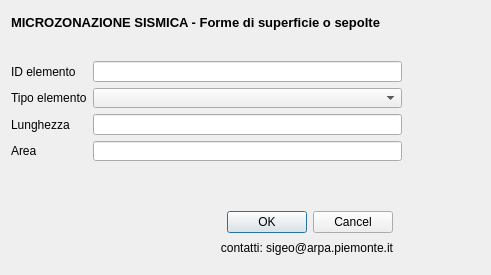
<?xml version="1.0" encoding="UTF-8"?>
<ui version="4.0">
 <class>Dialog</class>
 <widget class="QDialog" name="Dialog">
  <property name="geometry">
   <rect>
    <x>0</x>
    <y>0</y>
    <width>491</width>
    <height>275</height>
   </rect>
  </property>
  <property name="minimumSize">
   <size>
    <width>491</width>
    <height>275</height>
   </size>
  </property>
  <property name="maximumSize">
   <size>
    <width>491</width>
    <height>275</height>
   </size>
  </property>
  <property name="font">
   <font>
    <family>Arial</family>
   </font>
  </property>
  <property name="windowTitle">
   <string>Dialog</string>
  </property>
  <widget class="QWidget" name="layoutWidget">
   <property name="geometry">
    <rect>
     <x>11</x>
     <y>11</y>
     <width>391</width>
     <height>22</height>
    </rect>
   </property>
   <layout class="QHBoxLayout" name="horizontalLayout">
    <item>
     <widget class="QLabel" name="label_6">
      <property name="font">
       <font>
        <pointsize>10</pointsize>
        <weight>75</weight>
        <bold>true</bold>
       </font>
      </property>
      <property name="text">
       <string>MICROZONAZIONE SISMICA - Forme di superficie o sepolte</string>
      </property>
     </widget>
    </item>
    <item>
     <spacer name="horizontalSpacer">
      <property name="orientation">
       <enum>Qt::Horizontal</enum>
      </property>
      <property name="sizeHint" stdset="0">
       <size>
        <width>40</width>
        <height>20</height>
       </size>
      </property>
     </spacer>
    </item>
   </layout>
  </widget>
  <widget class="QWidget" name="">
   <property name="geometry">
    <rect>
     <x>11</x>
     <y>61</y>
     <width>391</width>
     <height>100</height>
    </rect>
   </property>
   <layout class="QGridLayout" name="gridLayout">
    <item row="0" column="0">
     <widget class="QLabel" name="label_3">
      <property name="toolTip">
       <string/>
      </property>
      <property name="statusTip">
       <string/>
      </property>
      <property name="whatsThis">
       <string/>
      </property>
      <property name="text">
       <string>ID elemento</string>
      </property>
     </widget>
    </item>
    <item row="0" column="1">
     <widget class="QLineEdit" name="id_f">
      <property name="toolTip">
       <string extracomment="pippo"/>
      </property>
      <property name="whatsThis">
       <string/>
      </property>
     </widget>
    </item>
    <item row="1" column="0">
     <widget class="QLabel" name="label">
      <property name="text">
       <string>Tipo elemento</string>
      </property>
     </widget>
    </item>
    <item row="1" column="1">
     <widget class="QComboBox" name="tipo_f"/>
    </item>
    <item row="2" column="0">
     <widget class="QLabel" name="label_5">
      <property name="toolTip">
       <string/>
      </property>
      <property name="statusTip">
       <string/>
      </property>
      <property name="whatsThis">
       <string/>
      </property>
      <property name="text">
       <string>Lunghezza</string>
      </property>
     </widget>
    </item>
    <item row="2" column="1">
     <widget class="QLineEdit" name="shape_leng">
      <property name="toolTip">
       <string extracomment="pippo"/>
      </property>
      <property name="whatsThis">
       <string/>
      </property>
     </widget>
    </item>
    <item row="3" column="0">
     <widget class="QLabel" name="label_7">
      <property name="toolTip">
       <string/>
      </property>
      <property name="statusTip">
       <string/>
      </property>
      <property name="whatsThis">
       <string/>
      </property>
      <property name="text">
       <string>Area</string>
      </property>
     </widget>
    </item>
    <item row="3" column="1">
     <widget class="QLineEdit" name="shape_area">
      <property name="toolTip">
       <string extracomment="pippo"/>
      </property>
      <property name="whatsThis">
       <string/>
      </property>
     </widget>
    </item>
   </layout>
  </widget>
  <widget class="QWidget" name="">
   <property name="geometry">
    <rect>
     <x>11</x>
     <y>211</y>
     <width>382</width>
     <height>45</height>
    </rect>
   </property>
   <layout class="QGridLayout" name="gridLayout_2">
    <item row="0" column="0" rowspan="2">
     <widget class="QLabel" name="label_10">
      <property name="text">
       <string/>
      </property>
      <property name="pixmap">
       <pixmap>resources/arpa.gif</pixmap>
      </property>
     </widget>
    </item>
    <item row="0" column="1" rowspan="2">
     <widget class="QLabel" name="label_16">
      <property name="text">
       <string/>
      </property>
      <property name="pixmap">
       <pixmap>resources/rp.gif</pixmap>
      </property>
     </widget>
    </item>
    <item row="0" column="2">
     <widget class="QDialogButtonBox" name="buttonBox">
      <property name="orientation">
       <enum>Qt::Horizontal</enum>
      </property>
      <property name="standardButtons">
       <set>QDialogButtonBox::Cancel|QDialogButtonBox::Ok</set>
      </property>
     </widget>
    </item>
    <item row="1" column="2">
     <widget class="QLabel" name="label_17">
      <property name="text">
       <string>contatti: sigeo@arpa.piemonte.it</string>
      </property>
      <property name="alignment">
       <set>Qt::AlignRight|Qt::AlignTrailing|Qt::AlignVCenter</set>
      </property>
     </widget>
    </item>
   </layout>
  </widget>
 </widget>
 <resources/>
 <connections>
  <connection>
   <sender>buttonBox</sender>
   <signal>accepted()</signal>
   <receiver>Dialog</receiver>
   <slot>accept()</slot>
   <hints>
    <hint type="sourcelabel">
     <x>248</x>
     <y>254</y>
    </hint>
    <hint type="destinationlabel">
     <x>157</x>
     <y>274</y>
    </hint>
   </hints>
  </connection>
  <connection>
   <sender>buttonBox</sender>
   <signal>rejected()</signal>
   <receiver>Dialog</receiver>
   <slot>reject()</slot>
   <hints>
    <hint type="sourcelabel">
     <x>316</x>
     <y>260</y>
    </hint>
    <hint type="destinationlabel">
     <x>286</x>
     <y>274</y>
    </hint>
   </hints>
  </connection>
 </connections>
</ui>
